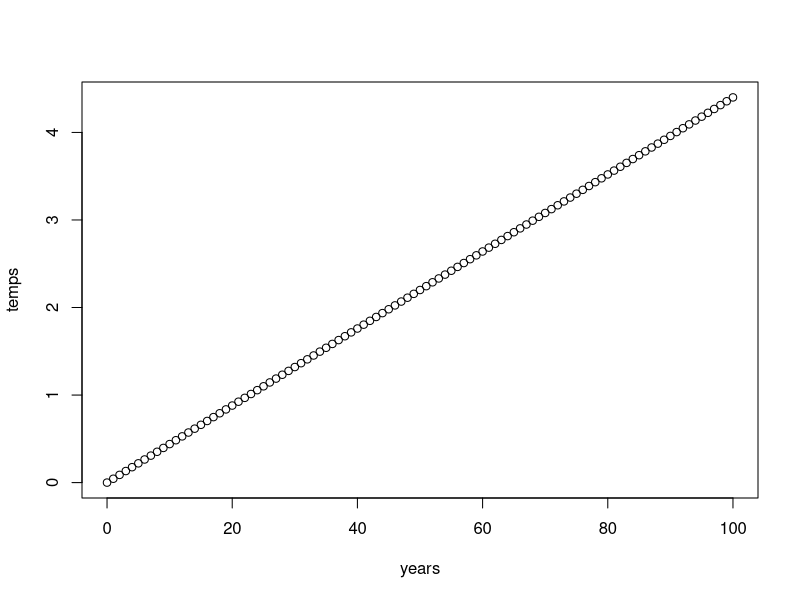

Recreate this plot in R. (Note: this script raises an error after producing the figure.)
## ---- chunk 1
knitr::opts_chunk$set(echo = TRUE)
## ---- chunk 2
library(tidyverse)
## ---- chunk 3

# Setting up variables and functions

# Temperature is increasing over time - temp at time t equals min of (tT / 100, T). It rises until T = 100 and flattens out after that. If we know t and T, you can plug in to the equation. t = years from now, T = BAU temperature increase at year 100.

# Save variables to make manipulation easier

# Year
t <- 50

# BAU temp increase at year 100
T <- 4.4

# Other paramaters
B <- 0.05
g <- 0.01
o <- 0.005
n <- 0.5

# Functions 

# Temperature in year T relative to temp at time 0

temp = function(t,T)
{
  out = min(t*T/100,T)
  return(out)
}

temp(t, T)

# Economic Activity - Activity reduces with heat over time. Fraction of economic activity retained in a year if tempt is r(t):

activity = function(B, temp)
{
  out = exp(-B*(temp^2))
  return(out)
}

activity(B, temp = temp(t, T))

# Consumption - economic activity growing over time at rate g but reduced by K. total consumption at time t is: 

consumption = function(activity, g, t)
{
  out = activity*(exp(g*t))
  return(out)
}

consumption(g, t, activity = activity(B, temp = temp(t, T))) 

# Utility - society's utility from consumption 

utility = function(consumption, n)
{
  out = ((consumption^(1-n))/(1-n))
  return(out)
}

utility(n, consumption = (consumption(g, t, activity = activity(B, temp = temp(t, T)))))

# Discount rate given by Ramsey Rule 

discount = function(o, n, g)
{
  out = o + (n*g)
  return(out)
}

discount(o, n, g)


## ---- chunk 4

# Create Vector

years <- c(0:100)

temps <- seq(0, 4.4, .044)

#Create df for years

years.df <- data.frame(years, temps)

plot(years, temps)

#Different variations of applying temp fuction to vector / year df

years2.f <- years.df%>% 
  mutate(temp = temp(years.df$years))

years.df <- mapply(temp, years.df$years)

df[] <- lapply(years.df, temp(T = 8))

# Seems to be a problem with how the arguments are called - it wants arguments for t and T, but we want the function to use years in the vector or df for t instead of it being given. 

# I think we need to make a dummy dataset for temperatures over the 100 years and then just plot that, see years.df above? Or maybe I'm not understanding the formula for temperature correctly. I have no idea what you're trying to do here.
## ---- chunk 5
# Other idea for plotting temp, not working

x <- seq(0, 200, 1)
T <- 200
plot(x, temp(x, T))
